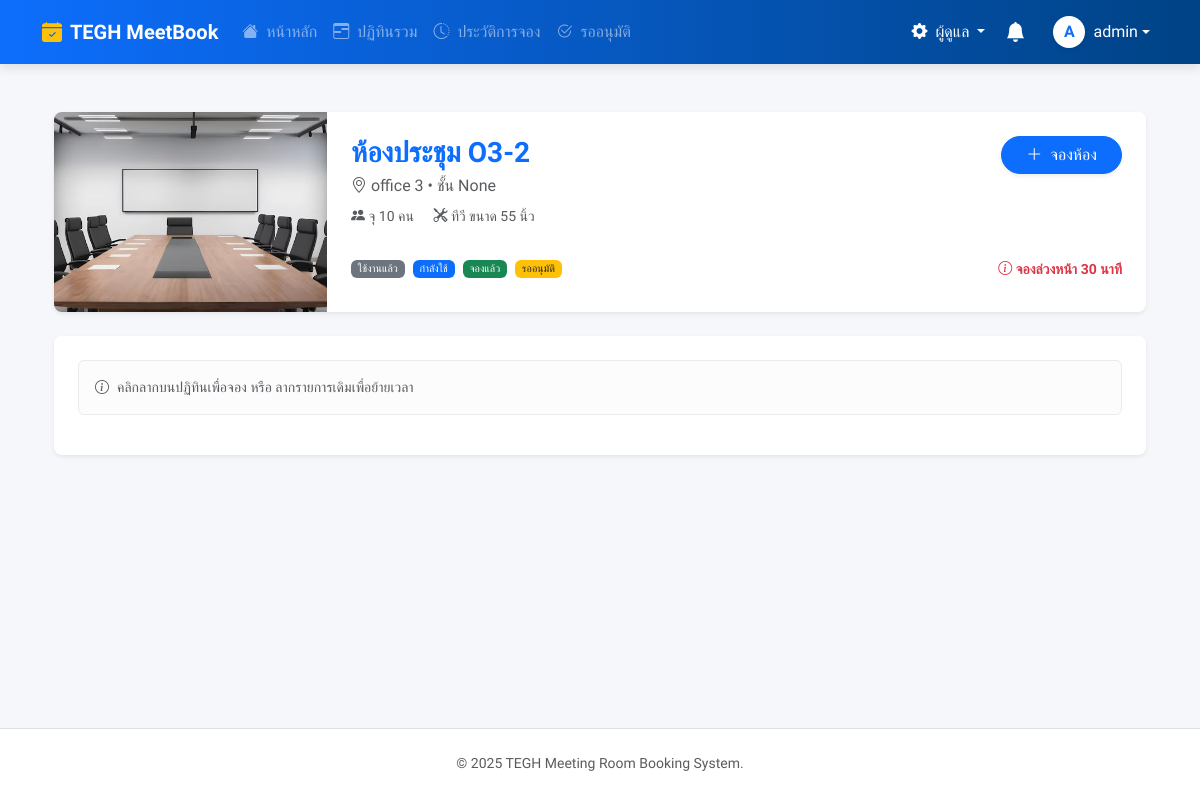
Page /room/10/ (signed in) on the committed database.
### booking/models.py (models this page shows, shortened)
class Room(models.Model):
    name = models.CharField(max_length=100, verbose_name="ชื่อห้องประชุม")
    building = models.CharField(max_length=100, blank=True, null=True, verbose_name="อาคาร/ตึก")
    floor = models.CharField(max_length=50, blank=True, null=True, verbose_name="ชั้น")
    location = models.CharField(max_length=255, blank=True, null=True, verbose_name="สถานที่ตั้ง")
    capacity = models.PositiveIntegerField(default=1, verbose_name="ความจุ (คน)")
    equipment_in_room = models.TextField(blank=True, null=True, help_text="ระบุอุปกรณ์ถาวรในห้อง", verbose_name="อุปกรณ์ถาวรในห้อง")
    image = models.ImageField(upload_to='room_images/', blank=True, null=True, verbose_name="รูปภาพห้อง")
    approver = models.ForeignKey(User, on_delete=models.SET_NULL, null=True, blank=True, related_name='approver_rooms', verbose_name="ผู้อนุมัติ")
    is_maintenance = models.BooleanField(default=False, verbose_name="สถานะปิดปรับปรุง")
    maintenance_start = models.DateTimeField(null=True, blank=True, verbose_name="เริ่มปิดปรับปรุง")
    maintenance_end = models.DateTimeField(null=True, blank=True, verbose_name="สิ้นสุดปิดปรับปรุง")
    requires_approval = models.BooleanField(default=True, verbose_name="ต้องรออนุมัติ")
    line_notify_token = models.CharField(max_length=50, blank=True, null=True, verbose_name="Line Notify Token")
    teams_webhook_url = models.TextField(blank=True, null=True, verbose_name="Teams Webhook URL")

### booking/views.py (the view)
# urls.py: path('room/<int:room_id>/', views.room_calendar_view, name='room_calendar'),
@login_required
def room_calendar_view(request, room_id):
    room = get_object_or_404(Room, pk=room_id)
    if request.method == 'POST':
        form = BookingForm(request.POST, request.FILES)
        if form.is_valid():
            booking_start = form.cleaned_data.get('start_time')
            now = timezone.now()
            if booking_start < now:
                messages.error(request, "ไม่สามารถจองย้อนหลังได้ กรุณาเลือกเวลาใหม่")
                return render(request, 'pages/room_calendar.html', {**get_base_context(request), 'room': room, 'form': form})
            if booking_start < now + timedelta(minutes=30):
                messages.error(request, "กรุณาจองล่วงหน้าอย่างน้อย 30 นาที เพื่อเตรียมห้องและอุปกรณ์")
                return render(request, 'pages/room_calendar.html', {**get_base_context(request), 'room': room, 'form': form})
            recurrence = form.cleaned_data.get('recurrence')
            recurrence_end_date = form.cleaned_data.get('recurrence_end_date')
            base_booking = form.save(commit=False)
            base_booking.room = room
            base_booking.user = request.user
            duration = base_booking.end_time - base_booking.start_time
            current_start = base_booking.start_time
            bookings_to_create = []
            conflict_dates = []
            loop_limit = recurrence_end_date if (recurrence != 'NONE' and recurrence_end_date) else current_start.date()
            while current_start.date() <= loop_limit:
                current_end = current_start + duration
                buffer_time = timedelta(minutes=30)
                is_overlap = Booking.objects.filter(
                    room=room,
                    start_time__lt=current_end + buffer_time,
                    end_time__gt=current_start - buffer_time,
                    status__in=['APPROVED', 'PENDING']
                ).exists()
                if is_overlap:
                    conflict_dates.append(f"{current_start.strftime('%d/%m/%Y %H:%M')} (ติดระยะเวลาพักห้อง 30 นาที)")
                bookings_to_create.append({'start': current_start, 'end': current_end})
                if recurrence == 'WEEKLY': current_start += timedelta(weeks=1)
                elif recurrence == 'MONTHLY': current_start += relativedelta(months=1)
                else: break
            if conflict_dates:
                messages.error(request, f"ไม่สามารถจองได้เนื่องจากเวลาทับซ้อนหรือติดระยะพักห้อง: {', '.join(conflict_dates)}")
            else:
                count = 0
                for info in bookings_to_create:
                    new_b = Booking(
                        title=base_booking.title, room=room, user=request.user,
                        start_time=info['start'], end_time=info['end'],
                        participant_count=base_booking.participant_count,
                        description=base_booking.description,
                        additional_requests=base_booking.additional_requests,
                        additional_notes=base_booking.additional_notes,
                        department=base_booking.department,
                        chairman=base_booking.chairman,
                        presentation_file=base_booking.presentation_file,
                        room_layout=base_booking.room_layout,
                        room_layout_attachment=base_booking.room_layout_attachment
                    )
                    if 'ใหญ่' not in room.name:
                        new_b.room_layout = ''
                    new_b.status = 'PENDING'
                    new_b.is_user_seen = False
                    new_b.save()
                    if 'equipments' in form.cleaned_data:
                        new_b.equipments.set(form.cleaned_data['equipments'])
                    log_action(request, 'BOOKING_CREATED', new_b, f"จองห้อง {room.name}")
                    if new_b.status == 'APPROVED':
                        token = get_valid_token(request.user, request)
                        if token:
                            try:
                                client = get_outlook_client(request)
                                evt = client.create_calendar_event(token, new_b)
                                new_b.outlook_event_id = evt['id']
                                new_b.save(update_fields=['outlook_event_id'])
                            except: pass
                    if count == 0:
                        subject = 'โปรดอนุมัติรายการใหม่' if new_b.status == 'PENDING' else 'มีการจองห้องประชุมใหม่'
                        send_booking_notification(new_b, '', subject)
                    count += 1
                messages.success(request, f"จองสำเร็จ {count} รายการ (รอการอนุมัติ)")
                return redirect('dashboard')
    else:
        form = BookingForm(initial={'room': room})
    return render(request, 'pages/room_calendar.html', {**get_base_context(request), 'room': room, 'form': form})

### booking/models.py (called while the page is built)
    def __str__(self):
        return self.name

### booking/views.py (called while the page is built)
def is_admin(user):
    return user.is_authenticated and (user.is_superuser or user.is_staff or user.groups.filter(name='Admin').exists())

def is_approver_or_admin(user):
    return user.is_authenticated and (user.is_superuser or user.is_staff or user.groups.filter(name__in=['Approver', 'Admin']).exists())

### templates/pages/room_calendar.html (shortened to what this page needs)
{% extends 'base.html' %}
{% load static %}
{% load crispy_forms_tags %}
{% block extra_head %}
    <link href="https://cdn.jsdelivr.net/npm/select2@4.1.0-rc.0/dist/css/select2.min.css" rel="stylesheet" />
    <link href="https://cdn.jsdelivr.net/npm/select2-bootstrap-5-theme@1.3.0/dist/select2-bootstrap-5-theme.min.css" rel="stylesheet" />
{% endblock %}
{% block content %}
<div class="container py-4">
    <div class="card border-0 shadow-sm rounded-3 mb-4 overflow-hidden">
        <div class="row g-0">
            <div class="col-md-3 position-relative" style="min-height: 200px;">
                {% if room.image %}
                    <img src="{{ room.image.url }}" class="w-100 h-100 object-fit-cover position-absolute">
                {% else %}
                    <div class="bg-light w-100 h-100 d-flex align-items-center justify-content-center text-muted position-absolute">
                        <i class="bi bi-image fs-1 opacity-25"></i>
                    </div>
                {% endif %}
            </div>
            <div class="col-md-9">
                <div class="card-body p-4">
                    <div class="d-flex justify-content-between align-items-start">
                        <div>
                            <h3 class="fw-bold text-primary mb-1">{{ room.name }}</h3>
                            <p class="text-muted mb-2">
                                <i class="bi bi-geo-alt"></i> {{ room.building|default:"-" }} &bull; ชั้น {{ room.floor }}
                            </p>
                            <div class="text-muted small mb-3">
                                <span class="me-3"><i class="bi bi-people-fill"></i>  จุ {{ room.capacity }} คน</span>
                                <span><i class="bi bi-tools"></i> {{ room.equipment_in_room|default:"-" }}</span>
                            </div>
                        </div>
                        <button class="btn btn-primary px-4 rounded-pill shadow-sm" onclick="openBookingModal()">
                            <i class="bi bi-plus-lg me-1"></i> จองห้อง
                        </button>
                    </div>
                    <div class="d-flex gap-2 align-items-center small mt-3 flex-wrap">
                        <span class="badge bg-secondary fw-normal">ใช้งานแล้ว</span>
                        <span class="badge bg-primary fw-normal">กำลังใช้</span>
                        <span class="badge bg-success fw-normal">จองแล้ว</span>
                        <span class="badge bg-warning text-dark fw-normal">รออนุมัติ</span>
                        <span class="ms-auto fw-bold" style="color: #dc3545 !important; display: inline-block !important;">
                            <i class="bi bi-info-circle"></i> จองล่วงหน้า 30 นาที
                        </span>
                    </div>
                </div>
            </div>
        </div>
    </div>
    <div class="card border-0 shadow-sm rounded-3">
        <div class="card-body p-4">
            <div class="alert alert-light d-flex align-items-center small mb-3 text-muted">
                <i class="bi bi-info-circle me-2"></i>
                คลิกลากบนปฏิทินเพื่อจอง หรือ ลากรายการเดิมเพื่อย้ายเวลา
            </div>
        </div>
    </div>
</div>
{% endblock %}

### templates/base.html (shortened to what this page needs)
{% load static %}
<!DOCTYPE html>
<html lang="th">
<head>
    <link href="https://cdn.jsdelivr.net/npm/bootstrap@5.3.0/dist/css/bootstrap.min.css" rel="stylesheet">
    <link rel="stylesheet" href="https://cdn.jsdelivr.net/npm/bootstrap-icons@1.11.0/font/bootstrap-icons.css">
    <link href="https://cdn.jsdelivr.net/npm/select2@4.1.0-rc.0/dist/css/select2.min.css" rel="stylesheet" />
    <link rel="stylesheet" href="https://cdn.jsdelivr.net/npm/select2-bootstrap-5-theme@1.3.0/dist/select2-bootstrap-5-theme.min.css" />
    {% block extra_head %}{% endblock %}
</head>
<body class="d-flex flex-column min-vh-100">
    <nav class="navbar navbar-expand-lg navbar-dark navbar-premium sticky-top">
        <div class="container">
            <a class="navbar-brand fw-bold d-flex align-items-center"
                href="{% if user.is_authenticated %}{% url 'dashboard' %}{% else %}{% url 'root' %}{% endif %}">
                <i class="bi bi-calendar-check-fill me-2 text-warning"></i>
                TEGH MeetBook
            </a>
            <div class="collapse navbar-collapse" id="navbarNav">
                <ul class="navbar-nav me-auto">
                    {% for item in menu_items %}
                    <li class="nav-item">
                        <a class="nav-link {% if item.active %}active text-white{% else %}text-white-50{% endif %}" href="{% url item.url_name %}">
                            <i class="bi {{ item.icon }} me-1"></i> {{ item.label }}
                        </a>
                    </li>
                    {% endfor %}
                </ul>
                <ul class="navbar-nav align-items-center gap-1">
                    {% if is_admin_user %}
                    <li class="nav-item dropdown">
                        <a class="nav-link dropdown-toggle text-white" href="#" data-bs-toggle="dropdown">
                            <i class="bi bi-gear-fill me-1"></i> ผู้ดูแล
                        </a>
                    </li>
                    {% endif %}
                    {% if user.is_authenticated %}
                    <li class="nav-item dropdown">
                        <a class="nav-link position-relative text-white" href="#" id="notificationDropdown" role="button" data-bs-toggle="dropdown" aria-expanded="false">
                            <i class="bi bi-bell-fill fs-5"></i>
                        </a>
                    </li>
                    {% endif %} {% if user.is_authenticated %}
                    <li class="nav-item dropdown ms-2">
                        <a class="nav-link dropdown-toggle text-white d-flex align-items-center" href="#" data-bs-toggle="dropdown">
                            <div class="bg-white text-primary rounded-circle d-flex align-items-center justify-content-center fw-bold me-2 shadow-sm" style="width: 32px; height: 32px;">
                                {{ user.username|make_list|first|upper }}
                            </div>
                            <span class="d-none d-lg-inline">{{ user.username }}</span>
                        </a>
                    </li>
                    {% else %}
                    <li class="nav-item">
                        <a class="btn btn-outline-light fw-bold ms-2 px-3 py-1" href="{% url 'login' %}">
                            เข้าสู่ระบบ
                        </a>
                    </li>
                    {% endif %}
                </ul>
            </div>
        </div>
    </nav>
    <main class="main-wrapper mt-4">
        <div class="container">
            {% block content %}{% endblock %}
        </div>
    </main>
    <footer class="bg-white border-top py-4 mt-auto">
        <div class="container text-center text-muted small">
            <p class="mb-1">&copy; {% now "Y" %} TEGH Meeting Room Booking System.</p>
        </div>
    </footer>
</body>
</html>

### templates/base.html (style rules this page uses)
body { font-family: 'Sarabun', sans-serif; background-color: #f5f7fa; overflow-x: hidden; }
.navbar-premium { background: linear-gradient(90deg, #0d6efd 0%, #004385 100%); box-shadow: 0 4px 10px rgba(0,0,0,0.1); }
.nav-link { transition: all 0.2s; }
img { max-width: 100%; height: auto; }
.main-wrapper { min-height: 80vh; padding-bottom: 50px; width: 100%; }

### rows in the picture
Room: image (picture), name "ห้องประชุม O3-2", building "office 3", floor "None", capacity "10", equipment_in_room "ทีวี ขนาด 55 นิ้ว"

### other values in the picture
{{ item.label }} "หน้าหลัก" "ปฏิทินรวม" "ประวัติการจอง" "รออนุมัติ"
{{ user.username|make_list|first|upper }} "A"
{{ user.username }} "admin"
